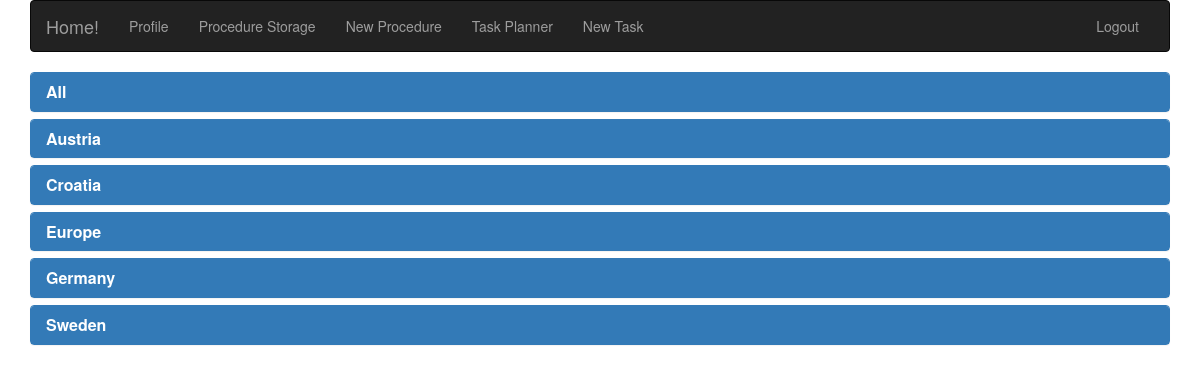
Screenshot of /procedure_list.php (signed in) with the database file from the repository.
### tables this page shows
CREATE TABLE IF NOT EXISTS `classcountry` (
  `ClassCountryID` int(11) NOT NULL,
  `ClassCountryName` varchar(50) NOT NULL,
  `ClassCountryPic` blob NOT NULL
);

### adds/queries.php (called while the page is built, shortened)
<?php
	function selectAll($tableName = "countries", $order = 2){
		$link = mysqli_connect(DB_HOST, DB_USER, DB_PASS, DB_NAME)or die("Cannot Connect");
		$sql="SELECT*FROM $tableName ORDER BY $order ASC";
		return(mysqli_fetch_all($link->query($sql)));
	}
?>

### procedure_list.php (the view, shortened to what this page needs)
<!DOCTYPE html>
<html lang="en">
<head>
	<link rel="stylesheet" type="text/css" href="/root/PS/css/bootstrap.css">
	<link rel="stylesheet" type="text/css" href="/root/PS/css/my_style.css"></head>
<body>
	<div class="container">
	<?php
		include_once('navigation.php');
		include_once('./adds/queries.php');
	?>
	<?php
		$countryList = selectAll('classcountry');
		$countryID=1;
		foreach ($countryList as $key => $countrName) {
			echo '<div class="panel-group procedure-list-group">';
				echo '<div class="panel panel-primary">';
					echo '<div class="panel-heading">';
						echo '<h4 class="panel-title">';
							echo '<a data-toggle="collapse" href="#collapse'.$countryID.'"><strong>'.$countrName[1].'</strong></a>';
						echo '</h4>';
					echo '</div>';
					$countryID++;
				echo '</div>';
			echo '</div>';
		}
	?>
	</div>
</body>
</html>

### navigation.php (shortened to what this page needs)
<nav class="navbar navbar-inverse">
	<div class="container-fluid">
		<div class="navbar-header">
			<a class="navbar-brand" href="/root/PS/index.php">Home!</a>
		</div>
		<div class="collapse navbar-collapse" id="bs-example-navbar-collapse-9">
			<ul class="nav navbar-nav">
				<?php if(ISSET($_SESSION['myusername'])){ ?>
				<li class="<?php echo ($_SERVER['PHP_SELF'] == '/root/PS/profile.php' ? ' active' : '');?>"><a href="/root/PS/profile.php">Profile</a></li>
				<?php } ?>
				<li class="<?php echo ($_SERVER['PHP_SELF'] == '/root/PS/procedure_list.php' ? ' active' : '');?>"><a href="/root/PS/procedure_list.php">Procedure Storage</a></li>
				<li class="<?php echo ($_SERVER['PHP_SELF'] == '/root/PS/new_proc.php' ? ' active' : '');?>"><a href="/root/PS/new_proc.php">New Procedure</a></li>
				<li class="<?php echo ($_SERVER['PHP_SELF'] == '/root/PS/showtasks.php' ? ' active' : '');?>"><a href="/root/PS/showtasks.php">Task Planner</a></li>
				<li class="<?php echo ($_SERVER['PHP_SELF'] == '/root/PS/new_task.php' ? ' active' : '');?>"><a href="/root/PS/new_task.php">New Task</a></li>
			</ul>
			<ul class="nav navbar-nav navbar-right">
				<?php
					if(empty($_SESSION['myusername']) || empty($_SESSION['mypassword'])){
				?>
						<li data-toggle="modal" data-target="#myModal"><a href="#">Login</a></li>
				<?php
					}else{
				?>
						<li><a href="/root/PS/logout.php">Logout</a></li>
				<?php
					}
				?>
			</ul>
		</div>
	</div>
</nav>

### css/my_style.css (style rules this page uses)
html { overflow-y: scroll !important; }
.procedure-list-group { margin-bottom: 5px; padding-bottom: 2px; }

### rows the page displays
classcountry: ClassCountryName "All"
classcountry: ClassCountryName "Austria"
classcountry: ClassCountryName "Croatia"
classcountry: ClassCountryName "Europe"
classcountry: ClassCountryName "Germany"
classcountry: ClassCountryName "Sweden"
